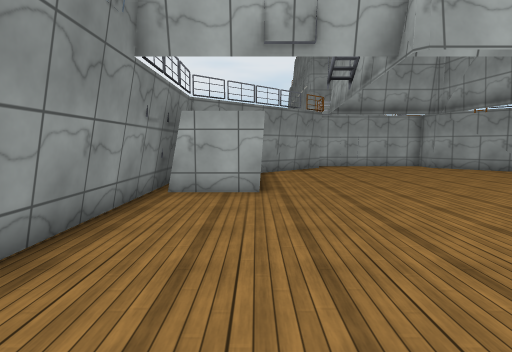
View 1 (above)

14 first-person views from a walk through a scene from a Unity 3-D project. The camera is 1.4 m above the floor, tilts 6° down and sees 80° across. The floor is counted in squares, 1 m on a side. Each view is taken from the middle of a square. On the plan, view 1 faces up. The plan holds only what a view shows up to about 14 squares ahead; the rest is blank. The place goes on beyond the plan. Surface patterns are stand-ins for the level's own textures.

View 2
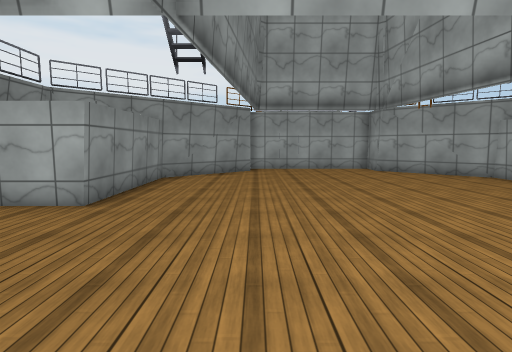

View 3
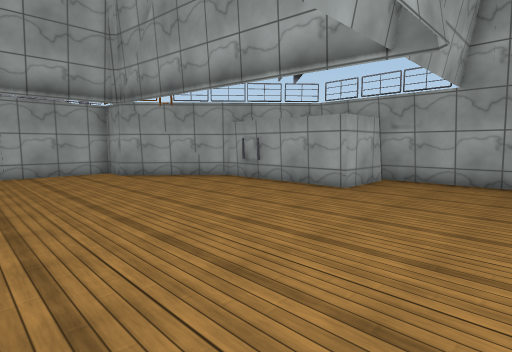

View 4
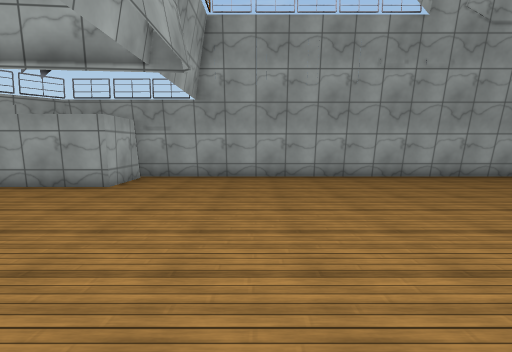

View 5
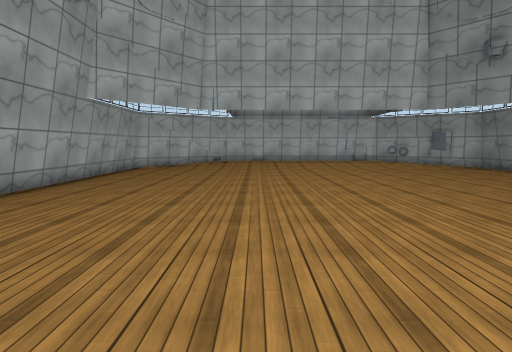

View 6
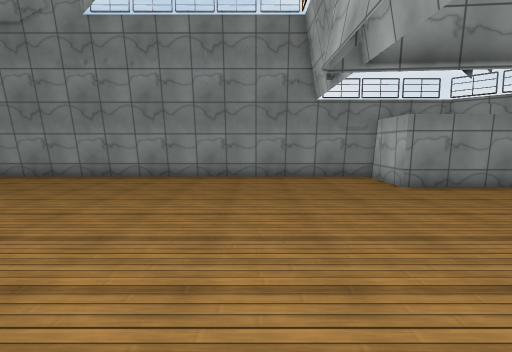

View 7
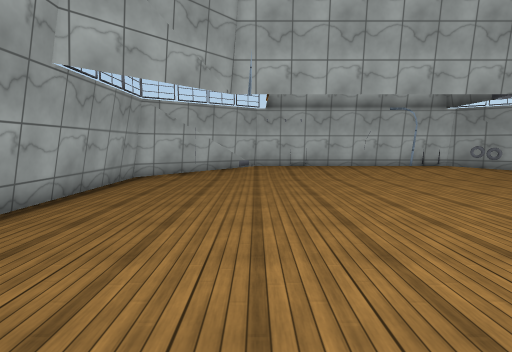

View 8
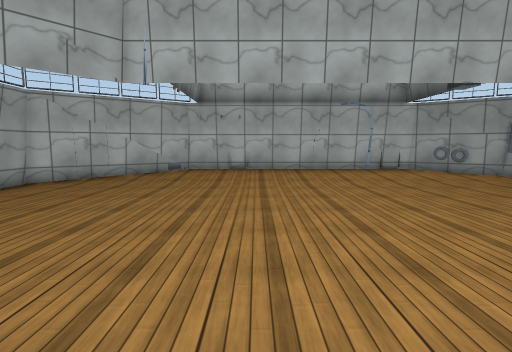

View 9
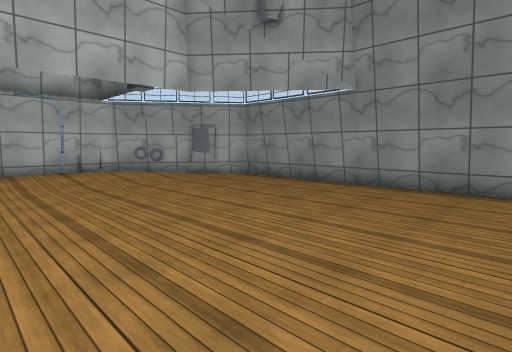

View 10
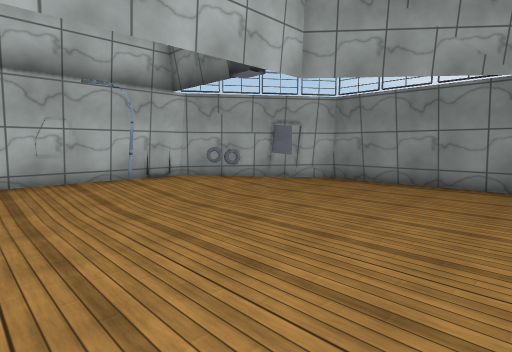

View 11
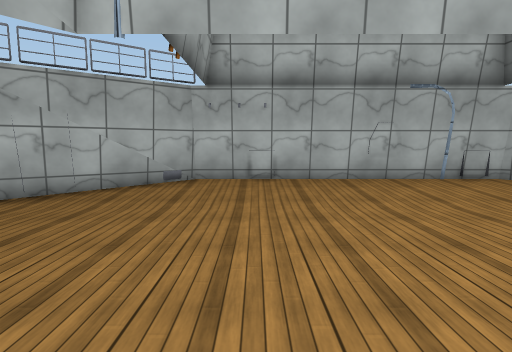

View 12
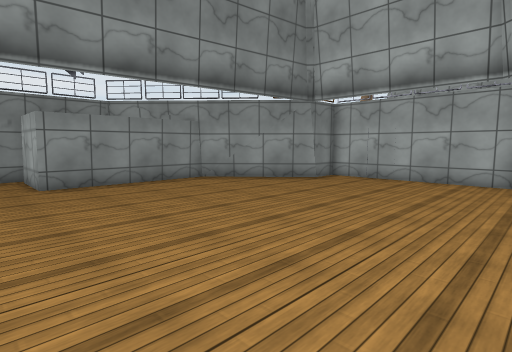

View 13
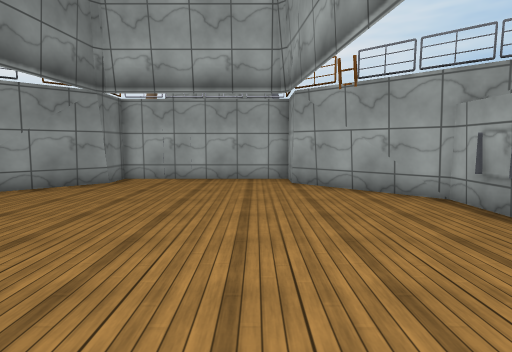

View 14
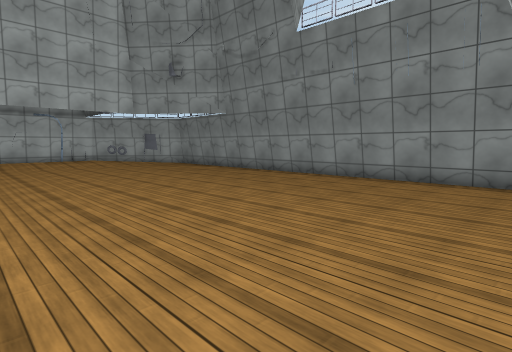

### Floor plan
Points are (right, up) in squares from view 1. A wall is a line through its corners. A room is listed if a view was taken in it or the views show most of it. See-through windows are left out.
Room 1 (views 1, 2, 3, 4, 5, 6, 7, 8, 9, 10, 11, 12, 13, 14)
walls: (16.6, 8.8) (13.8, 8.8) (13.8, 14.5) (12.3, 15.9); (-2.8, 9.1) (-2.8, -13.7) (1.5, -16.5); (-3, 10.9) (-3, -13.6); (-2.8, -13.4) (-1.4, -14.4); (8.5, -16.8) (12, -16.8) (16.9, -13.6) (16.9, 9.1); (14.1, -15.2) (16.8, -13.4); (-0.8, -14.9) (-0.2, -15.3); (4.5, -16.8) (7.6, -16.8); (2.5, -16.8) (3.6, -16.8); (11.6, 16.6) (10.3, 17.7) (10.3, 18.8); (10.4, 19.2) (3.7, 19.2) (3.7, 17.8) (0.1, 14.5) (0.1, 8.8) (-2.6, 8.8)
low walls: (17.1, 4.8) (17.1, 9)
objects: pipe (4, -17); ladder (12, 16) to (12, 17)

Positions as (right, up) in squares from view 1, and headings:
1: (0, 0), facing up
2: (4, 2), facing up
3: (5, 4), facing up-right
4: (4, 4), facing right
5: (10, 4), facing down
6: (10, 4), facing left
7: (12, -1), facing down
8: (9, -3), facing down
9: (7, -3), facing down-left
10: (8, -7), facing down-left
11: (10, -7), facing down
12: (11, 7), facing up-left
13: (9, 7), facing up
14: (9, 6), facing down-left
